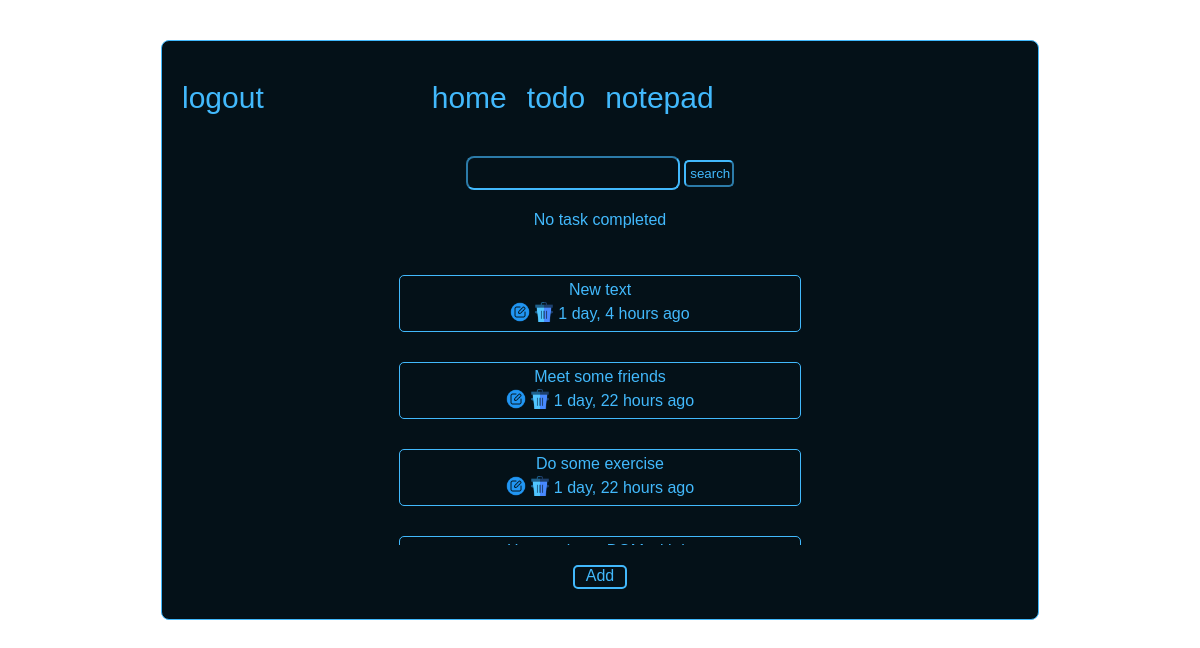
The app's page /todolist/ (signed in), older data.
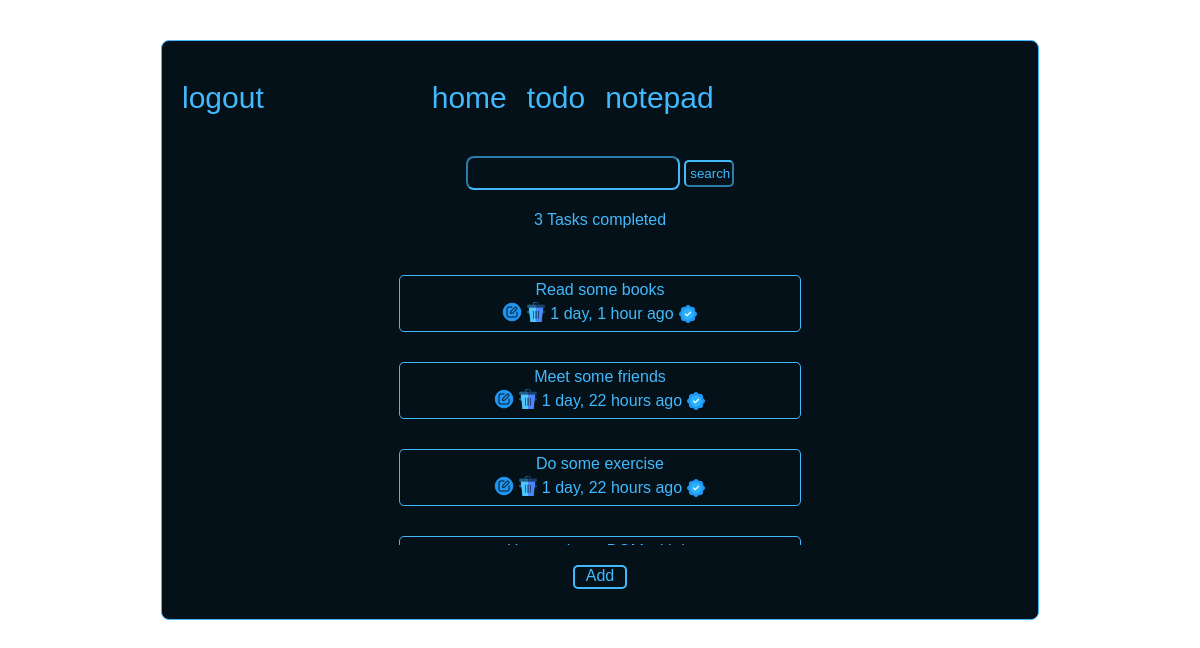
The same page, newer data.
### base/models.py (models this page shows)
class Todo(models.Model):
    host = models.ForeignKey(User, on_delete=models.CASCADE)
    title = models.CharField(max_length=255)
    completed = models.BooleanField(default=False)
    created = models.DateTimeField(auto_now_add=True)
    updated = models.DateTimeField(auto_now=True)
    class Meta:ordering = ['-created', '-updated']
    def __str__(self): return self.title

### base/views.py (the view)
# urls.py: path('todolist/', Todolist.as_view(), name='todotasks'),
class Todolist(ListView, LoginRequiredMixin):
    model = Todo
    context_object_name = 'todos'
    def get_context_data(self, **kwargs):
        context = super().get_context_data(**kwargs)
        context['todos'] = context['todos'].filter(host=self.request.user)
        context['count'] = context['todos'].filter(completed=True).count()
        input_search = self.request.GET.get('q') if self.request.GET.get("q") != None else None
        if input_search:
            context['todos'] = context['todos'].filter(
                title__contains=input_search)
        context['input_search'] = input_search
        return context

### base/templates/base/todo_list.html
{% extends 'main.html' %}
{% block content %}
    <div class='container-content'>
        {% include 'navBar.html' %}
        {%include 'searchBar.html'%}
        <div class='indicate'>
        {% if count == 0 %}
            <p >No task completed</p>
        {%elif  count == 1 %}
             <p > {{count}} Task completed</p>
        {%else%}
            <p > {{count}} Tasks completed</p>
        {%endif%}
        </div>
        <div class="container-container">
            {% for todo in todos%}
                {% load static %}
                <div class='div-container'>
                    {{todo | capfirst}}
                    {% if request.user.is_authenticated%}
                    <div class="img-container">
                        <a href="{% url 'todoUpdate' todo.id%}"><img src="{% static 'images/edit (1).png'%}" id="img1"/></a>
                        <a href="{% url 'tododelete' todo.id%}"><img src="{% static 'images/trash.png'%}" id="img2"/></a>
                    {{todo.created | timesince}} ago
                    {%if todo.completed == True%}
                         <img src="{% static 'images/verify.png'%}" id="img3"/>
                        {%endif%}
                        </div>
                    {% endif %}
                </div>
            {%endfor%}
        </div>
            {% if request.user.is_authenticated%}
            <a href="{% url 'todoCreate'%}" id='add-button'>Add</a>
            {%endif%}
    </div>
{% endblock  %}

### templates/main.html (shortened to what this page needs)
<!DOCTYPE html>
{% load static %}
<html>
    <head>
        <link rel="stylesheet" href="{%static 'styles/main.css'%}">
    </head>
    <body>
        {% block content %}
        {% endblock  %}
    </body>
</html>

### templates/navBar.html
<nav class='nav-container'>
            <div id="log-id">
                {% if request.user.is_authenticated%}
            <a href="{% url 'Logout'%}" id="logout-p">
                logout
            </a>
            {% else %}
            <a href="{% url 'MainLogin'%}" id="login-p">
                login
            </a>
            {% endif %}
            </div>
            <div id="content-home">
                <a href="/" id="homeid">home</a>
                <a href="{%url 'todotasks'%}" id="todoid">todo</a>
                <a href="{% url 'notepadHome'%}" id="noteid">notepad</a>
            </div>
        </nav>

### templates/searchBar.html (shortened to what this page needs)
<form id='search-id' id="search-id">
            <input type='text' name='q'/>
            <input type='submit' value="search"/>
        </form>

### static/styles/main.css (style rules this page uses)
body { margin:0px; background: white; color:#42B9FC; font-family: Verdana, Geneva, Tahoma, sans-serif; }
.container-content { width: 836px; height: 578px; border-style: solid; border-color: antiquewhite; margin-left: auto; margin-right:auto; margin-top:40px; border-width: 1px; background:#041118; border-radius: 8px; display: flex; flex-direction: column; flex-wrap: wrap; padding-left: 20px; padding-right:20px; border-color: #42B9FC; }
a { text-decoration:none; color: #42B9FC; }
.nav-container { margin-top:40px; display:flex; flex-direction: row; flex-wrap: wrap; width:700px; height:70px; font-size: 10px; gap:8px; font-size: 30px; }
#log-id { margin-right: 160px; }
#content-home { display: flex; justify-content: center; gap:20px; }
input { outline: none; }
input[type="password"], input[type='text'] { width:200px; height:20px; border-radius:8px; margin-left:auto; margin-right:auto; padding:5px; margin-top:5px; margin-bottom:5px; border-color:#42B9FC; background:#041118; color:#42B9FC; }
input[type='submit'] { width:50px; height:27px; margin-left:auto; margin-right:auto; border-color:#42B9FC; background:#041118; color:#42B9FC; border-radius:5px; margin-top:5px; cursor:pointer; padding: 4px; }
#search-id { margin-left:auto; margin-right:auto; }
#add-button { width: 50px; height:20px; border-style:solid; border-width:2px; margin-top:auto; margin-left:auto; margin-right:auto; text-align: center; cursor: pointer; margin-bottom: 30px; border-radius: 5px; }
.div-container { border: 1px solid #42B9FC; border-radius: 5px; margin-right:auto; margin-left:auto; padding-top:5px; text-align: center; margin-top:30px; width:400px; height:50px; display: flex; flex-direction: column; }
.container-container { overflow-y: scroll; margin-left: auto; margin-right: auto; width: 500px; height: 300px; }
.img-container { display: flex; flex-direction: row; gap:4px; align-items: center; justify-content: center; margin-top:3px; }
#img1,#img2 { width:20px; height: 20px; cursor: pointer; }
.indicate { margin-right: auto; margin-left: auto; margin-bottom: 0; }
#img3 { width:20px; height:20px; }

Row changes from the older to the newer data that the page shows:
removed Todo: title "New text", created "1 day, 4 hours"
added Todo: title "Read some books", created "1 day, 1 hour", completed True (drawn)
changed Todo "Meet some friends": completed: picture added
changed Todo "Do some exercise": completed: picture added
Text that changed along with them:
{{ count }}: (not shown) → "3"
text no longer shown: "No task completed"
text now shown: "Tasks completed"
